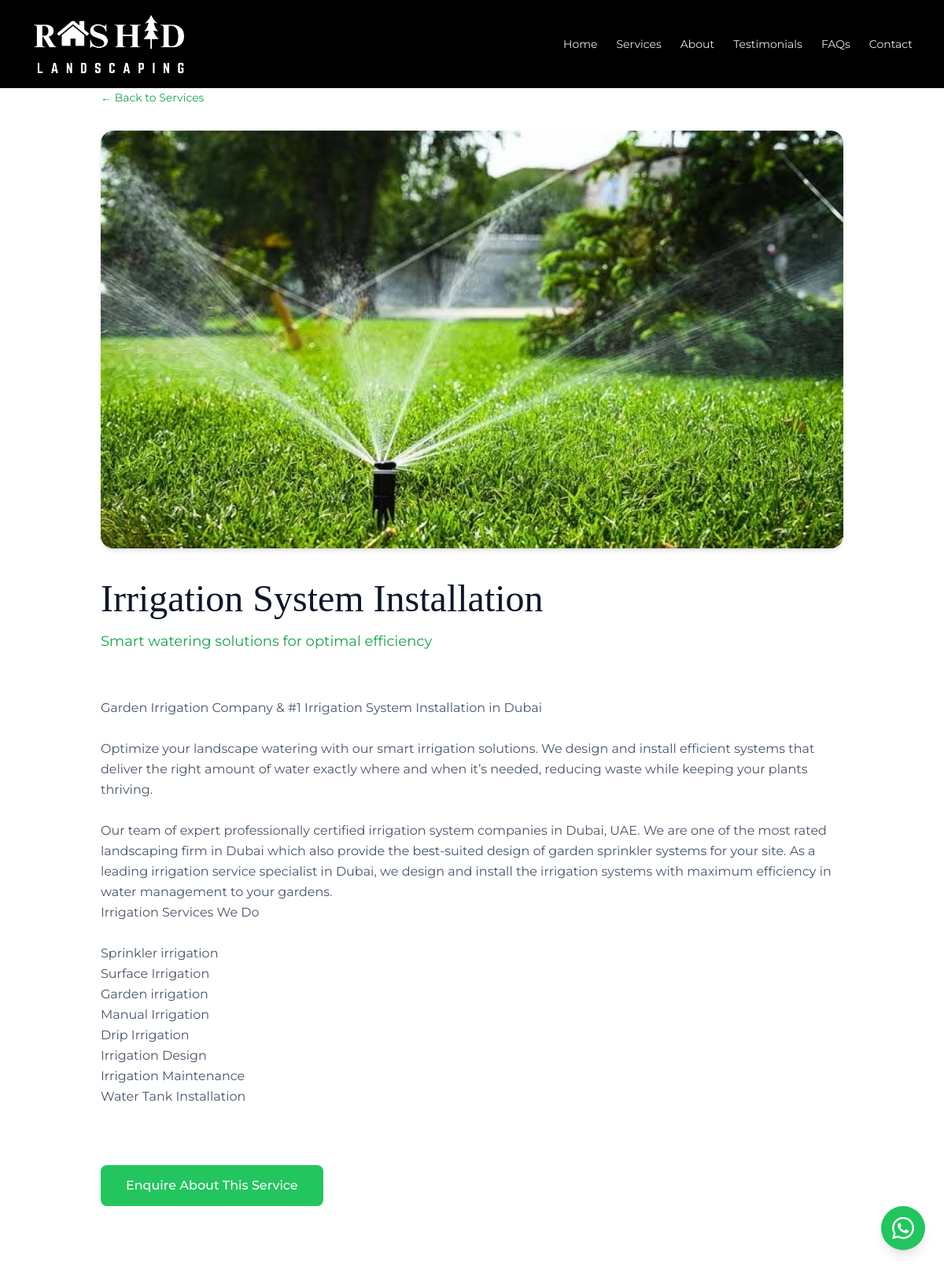
Screenshot of /services/5 with the database file from the repository.
### tables this page shows
CREATE TABLE settings (
            id INTEGER PRIMARY KEY, company_name TEXT DEFAULT 'TECHSERENIA',
            hero_title TEXT DEFAULT 'Turn Your Dubai Outdoor Space into an Exclusive Oasis',
            hero_subtitle TEXT DEFAULT 'Luxury landscape design and swimming pools by experts',
            logo TEXT DEFAULT '', bg_type TEXT DEFAULT 'image', bg_file TEXT DEFAULT '',
            whatsapp TEXT DEFAULT '971500000000', phone TEXT DEFAULT '', email TEXT DEFAULT '',
            address TEXT DEFAULT '', map_url TEXT DEFAULT '', instagram TEXT DEFAULT '', facebook TEXT DEFAULT '',
            founder_name TEXT DEFAULT 'Founder Name', founder_title TEXT DEFAULT 'Founder & CEO',
            founder_desc TEXT DEFAULT 'Passionate about creating beautiful outdoor spaces across Dubai.',
            founder_image TEXT DEFAULT '', services_bg TEXT DEFAULT '',
            admin_pass TEXT DEFAULT '', delete_pass TEXT DEFAULT '',
            stat_projects TEXT DEFAULT '150', stat_years TEXT DEFAULT '12', stat_satisfaction TEXT DEFAULT '98', stat_team TEXT DEFAULT '25', stat_happy TEXT DEFAULT '200', stat_reviews TEXT DEFAULT '180',
            counters_bg TEXT DEFAULT '', faq_image TEXT DEFAULT '', faq_heading TEXT DEFAULT 'Some General Question?', cta_bg TEXT DEFAULT '', form_title TEXT DEFAULT 'Transform Your Dream Landscape with a Tailored Consultation', form_subtitle TEXT DEFAULT 'Book a private, one-on-one consultation with Dubai''s leading landscaping experts to explore a bespoke outdoor design tailored to your villa and lifestyle.', form_heading TEXT DEFAULT 'Schedule Your Free Consultation',
            smtp_sender TEXT DEFAULT '', smtp_app_pass TEXT DEFAULT '', smtp_receiver TEXT DEFAULT '',
            intro_title TEXT DEFAULT 'Green Space Landscaping Services',
            intro_text TEXT DEFAULT 'We believe outdoor spaces should be sanctuaries that nurture well-being and celebrate nature.',
            intro_image TEXT DEFAULT '', intro_badge TEXT DEFAULT '6+', intro_badge_label TEXT DEFAULT 'Year Experience',
            show_services INTEGER DEFAULT 1, show_about INTEGER DEFAULT 1, show_founder INTEGER DEFAULT 1,
            show_testimonials INTEGER DEFAULT 1, show_faqs INTEGER DEFAULT 1, show_gallery INTEGER DEFAULT 1, show_intro INTEGER DEFAULT 1, show_clients INTEGER DEFAULT 1, show_videos TEXT DEFAULT '1', favicon TEXT DEFAULT '', show_brand_text TEXT DEFAULT '1', pwa_name TEXT DEFAULT 'RJ LANDSCAPING', pwa_icon TEXT DEFAULT '');

CREATE TABLE service_images (id INTEGER PRIMARY KEY AUTOINCREMENT, service_id INTEGER, filename TEXT);

CREATE TABLE services (id INTEGER PRIMARY KEY AUTOINCREMENT, title TEXT, short_desc TEXT, full_desc TEXT, image TEXT DEFAULT '');

### app.py (the view)
@app.route("/services/<int:sid>")
def service_detail(sid):
    svc = get_service(sid)
    if not svc:
        return redirect(url_for("index") + "#services")
    return render_template("service_detail.html", s=gs(), service=svc, links=get_links())

### app.py (called while the page is built)
def db():
    c = sqlite3.connect(DB_PATH)
    c.row_factory = sqlite3.Row
    return c

def ensure_settings_cols():
    need = ["cta_bg", "form_title", "form_subtitle", "form_heading", "counters_bg", "faq_image", "faq_heading",
            "stat_team", "stat_happy", "stat_reviews", "show_clients", "services_bg", "intro_image", "intro_title",
            "intro_text", "intro_badge", "intro_badge_label", "show_videos", "favicon", "pwa_name", "pwa_icon", "show_brand_text"]
    with db() as c:
        for col in need:
            try:
                c.execute(f"SELECT {col} FROM settings LIMIT 1")
            except Exception:
                try:
                    default = "atom landscape" if col == "pwa_name" else ""
                    c.execute(f"ALTER TABLE settings ADD COLUMN {col} TEXT DEFAULT '{default}'")
                except Exception:
                    pass

def gs():
    ensure_settings_cols()
    with db() as c:
        return dict(c.execute("SELECT * FROM settings WHERE id=1").fetchone())

def get_service(sid):
    with db() as c:
        r = c.execute("SELECT * FROM services WHERE id=?", (sid,)).fetchone()
        if not r:
            return None
        s = dict(r)
        s["images"] = [dict(i) for i in c.execute("SELECT id,filename FROM service_images WHERE service_id=?", (sid,))]
        return s

def get_links():
    with db() as c:
        return [dict(r) for r in c.execute("SELECT * FROM external_links ORDER BY id")]

### templates/service_detail.html (shortened to what this page needs)
{% extends "base.html" %}
{% block content %}
<section class="pt-28 pb-20 min-h-screen bg-white">
  <div class="max-w-5xl mx-auto px-6 md:px-10">
    <a href="/#services" class="text-grass-dark hover:text-grass text-sm mb-8 inline-block">← Back to Services</a>
    {% if service.images %}
    <div class="swiper service-swiper rounded-2xl overflow-hidden mb-10 shadow-md">
      <div class="swiper-wrapper">{% for img in service.images %}<div class="swiper-slide"><div class="aspect-video bg-grass-soft"><img src="{{ url_for('static',filename='uploads/'+img.filename) }}" class="w-full h-full object-cover" alt=""></div></div>{% endfor %}</div>
    </div>
    {% endif %}
    <h1 class="font-display text-4xl md:text-5xl text-slate-900 mb-4">{{ service.title }}</h1>
    <p class="text-grass-dark text-lg mb-8">{{ service.short_desc }}</p>
    <div class="text-slate-600 leading-relaxed whitespace-pre-line">{{ service.full_desc }}</div>
    <div class="mt-12"><a href="/#contact" class="inline-block bg-grass hover:bg-grass-dark text-white px-8 py-3.5 rounded-lg font-medium">Enquire About This Service</a></div>
  </div>
</section>
{% endblock %}

### templates/base.html (shortened to what this page needs)
<!DOCTYPE html>
<html lang="en">
<head>
<script src="https://cdn.tailwindcss.com"></script>
<link rel="stylesheet" href="https://cdn.jsdelivr.net/npm/swiper@11/swiper-bundle.min.css">
</head>
<body class="bg-grass-soft text-slate-800" oncontextmenu="return false" onselectstart="return false" ondragstart="return false">
<header class="fixed top-0 inset-x-0 z-50 bg-black">
  <div class="max-w-7xl mx-auto flex items-center justify-between px-4 md:px-10 h-[4.5rem] md:h-28">
    <a href="/#home" class="flex items-center gap-2 md:gap-3 min-w-0">
      {% if s and s.logo %}<img src="{{ url_for('static',filename='uploads/'+s.logo) }}" class="h-12 sm:h-14 md:h-20 w-auto max-w-[min(70vw,420px)] object-contain object-left" alt="">{% endif %}
    </a>
    <nav class="hidden md:flex items-center gap-6 text-sm text-white/90">
      <a href="/#home" class="hover:text-grass-light">Home</a>
      <a href="/#services" class="hover:text-grass-light">Services</a>
      <a href="/#about-us" class="hover:text-grass-light">About</a>
      <a href="/#testimonials" class="hover:text-grass-light">Testimonials</a>
      <a href="/#faqs" class="hover:text-grass-light">FAQs</a>
      <a href="/#consult" class="hover:text-grass-light">Contact</a>
    </nav>
  </div>
</header>
{% block content %}{% endblock %}
<a href="https://wa.me/{{ s.whatsapp if s and s.whatsapp else '971500000000' }}?text=Hello%2C%20I%27m%20interested%20in%20your%20landscaping%20services%20in%20Dubai." target="_blank" class="fixed bottom-6 right-6 z-40 bg-grass hover:bg-grass-dark w-14 h-14 rounded-full flex items-center justify-center shadow-lg" aria-label="WhatsApp">
</a>
</body></html>

### templates/base.html (style rules this page uses)
body { font-family:Montserrat,sans-serif;background:#f0fdf4;-webkit-user-select:none;user-select:none;-webkit-touch-callout:none }
.font-display { font-family:'Playfair Display',serif }
html { scroll-behavior:smooth }

### rows the page displays
settings: logo (picture)
service_images: filename (picture)
services: title "Irrigation System Installation", short_desc "Smart watering solutions for optimal efficiency", full_desc "Garden Irrigation Company & #1 Irrigation System Installation in Dubai Optimize your landscape watering with our smart irrigation solutions. We design and install efficient systems that deliver the right amount of water exactly where and when it’s needed, reducing waste while keeping your plants thriving. Our team of expert professionally certified irrigation system companies in Dubai, UAE. We are one of the most rated landscaping firm in Dubai which also provide the best-suited design of garden sprinkler systems for your site. As a leading irrigation service specialist in Dubai, we design and install the irrigation systems with maximum efficiency in water management to your gardens.…"
